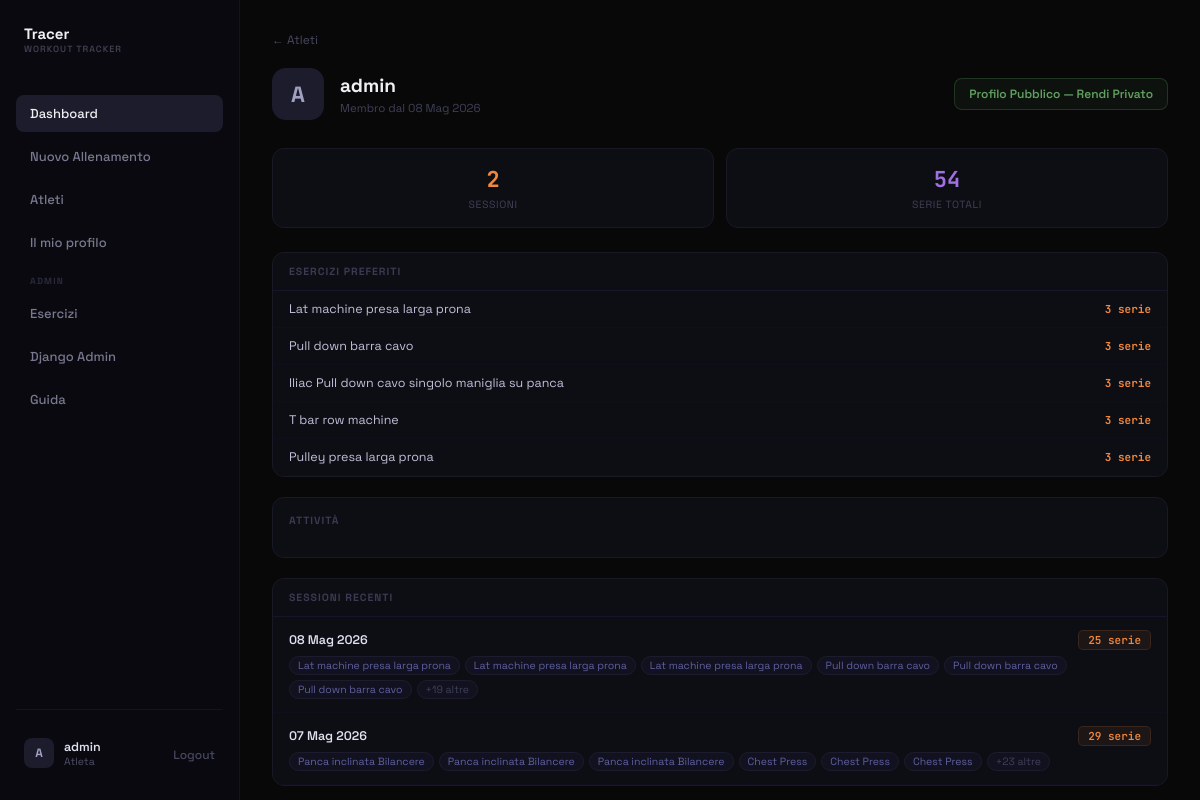
/users/admin/ (signed in), run on the app's committed database.
### tracker/models.py (models this page shows, shortened)
class Exercise(models.Model):
    nome = models.CharField(max_length=100)
    tipologia = models.CharField(max_length=120, blank=True, default='')
    tags = models.ManyToManyField(Tag, related_name='exercises')

class WorkoutSession(models.Model):
    utente = models.ForeignKey(User, on_delete=models.CASCADE, related_name='workout_sessions')
    data = models.DateField(default=timezone.now)
    note = models.TextField(blank=True, null=True)
    class Meta:
        ordering = ['-data'] # Ordina dalla più recente alla più vecchia

class WorkoutSet(models.Model):
    session = models.ForeignKey(WorkoutSession, on_delete=models.CASCADE, related_name='sets')
    exercise = models.ForeignKey(Exercise, on_delete=models.CASCADE)
    order = models.PositiveIntegerField(default=0)
    reps = models.PositiveIntegerField()
    weight = models.DecimalField(max_digits=5, decimal_places=2, null=True, blank=True)
    rest_time = models.PositiveIntegerField(null=True, blank=True, help_text="Recupero in secondi")
    muscles = models.ManyToManyField(MuscleGroup, blank=True, related_name='sets')

### tracker/views.py (the view)
# urls.py: path('users/<str:username>/', views.user_profile, name='user_profile'),
@login_required
def user_profile(request, username):
    target_user = get_object_or_404(User, username=username)
    profile, _ = UserProfile.objects.get_or_create(user=target_user)
    is_own = request.user == target_user
    can_view = is_own or request.user.is_superuser or profile.is_public
    if not can_view:
        return render(request, 'tracker/user_profile.html', {
            'target_user': target_user,
            'private': True,
        })
    sessions = WorkoutSession.objects.filter(utente=target_user).prefetch_related('sets__exercise').order_by('-data', '-id')
    total_sets = WorkoutSet.objects.filter(session__utente=target_user).count()
    top_exercises = (
        Exercise.objects.filter(workoutset__session__utente=target_user)
        .annotate(count=models.Count('workoutset'))
        .order_by('-count')[:5]
    )
    date_counts = {}
    for s in sessions:
        d_str = s.data.strftime('%Y-%m-%d')
        date_counts[d_str] = date_counts.get(d_str, 0) + 1
    heatmap_data = []
    for d_str, count in date_counts.items():
        dt = datetime.strptime(d_str, '%Y-%m-%d')
        heatmap_data.append({'date': int(time.mktime(dt.timetuple())), 'value': count})
    return render(request, 'tracker/user_profile.html', {
        'target_user': target_user,
        'profile': profile,
        'is_own': is_own,
        'private': False,
        'sessions': sessions[:20],
        'total_sessions': sessions.count(),
        'total_sets': total_sets,
        'top_exercises': top_exercises,
        'heatmap_data_json': json.dumps(heatmap_data),
    })

### tracker/templates/tracker/user_profile.html (shortened to what this page needs)
{% extends 'tracker/base.html' %}
{% block extra_head %}
<link rel="stylesheet" href="https://cdn.jsdelivr.net/npm/cal-heatmap@4.2.4/dist/cal-heatmap.css">
{% endblock %}
{% block content %}
<div class="page-container">
    <a href="{% url 'user_list' %}" style="display: inline-flex; align-items: center; gap: 6px; font-size: 12px; color: #484862; text-decoration: none; margin-bottom: 20px; transition: color .12s;" onmouseover="this.style.color='#8080a0'" onmouseout="this.style.color='#484862'">
        ← Atleti
    </a>
    <div style="display: flex; align-items: center; gap: 16px; margin-bottom: 28px; flex-wrap: wrap;">
        <div style="width: 52px; height: 52px; border-radius: 14px; background: #1c1c2c; display: flex; align-items: center; justify-content: center; font-size: 22px; font-weight: 700; color: #a0a0c0; flex-shrink: 0;">
            {{ target_user.username|make_list|first|upper }}
        </div>
        <div style="flex: 1;">
            <h1 style="font-size: 19px; font-weight: 700; color: #f0f0f3; margin: 0 0 3px;">{{ target_user.username }}</h1>
            <div style="font-size: 11.5px; color: #404058;">Membro dal {{ target_user.date_joined|date:"d M Y" }}</div>
        </div>
        {% if is_own %}
        <form action="{% url 'toggle_profile_visibility' %}" method="post">
            {% if profile.is_public %}
            <button type="submit" style="padding: 7px 14px; background: rgba(96,160,96,.07); border: 1px solid rgba(96,160,96,.25); border-radius: 8px; color: #60a060; font-size: 12px; font-weight: 600; cursor: pointer; transition: all .12s;" onmouseover="this.style.background='rgba(96,160,96,.14)'" onmouseout="this.style.background='rgba(96,160,96,.07)'">
                Profilo Pubblico — Rendi Privato
            </button>
            {% endif %}
        </form>
        {% endif %}
    </div>
    {% if private %}
    <div style="background: #0d0d14; border: 1px dashed #1c1c2e; border-radius: 12px; padding: 52px 24px; text-align: center;">
        <div style="font-size: 26px; margin-bottom: 10px; opacity: .4;">🔒</div>
        <div style="font-size: 14px; color: #2c2c44; font-weight: 500;">Questo profilo è privato</div>
    </div>
    {% else %}
    <div style="display: grid; grid-template-columns: repeat(auto-fit, minmax(130px, 1fr)); gap: 12px; margin-bottom: 24px;">
        <div class="tracer-card" style="padding: 16px; text-align: center;">
            <div style="font-size: 22px; font-weight: 700; color: #f0883e; font-family: 'JetBrains Mono', monospace;">{{ total_sessions }}</div>
            <div style="font-size: 10.5px; color: #404058; margin-top: 4px; text-transform: uppercase; letter-spacing: .6px;">Sessioni</div>
        </div>
        <div class="tracer-card" style="padding: 16px; text-align: center;">
            <div style="font-size: 22px; font-weight: 700; color: #a070e0; font-family: 'JetBrains Mono', monospace;">{{ total_sets }}</div>
            <div style="font-size: 10.5px; color: #404058; margin-top: 4px; text-transform: uppercase; letter-spacing: .6px;">Serie totali</div>
        </div>
    </div>
    {% if top_exercises %}
    <div class="tracer-card" style="margin-bottom: 20px; overflow: hidden;">
        <div style="padding: 12px 16px; border-bottom: 1px solid #16162a;">
            <div style="font-size: 10.5px; font-weight: 700; color: #3a3a52; text-transform: uppercase; letter-spacing: 1px;">Esercizi preferiti</div>
        </div>
        {% for ex in top_exercises %}
        <div style="padding: 10px 16px; border-bottom: 1px solid #0e0e1e; display: flex; align-items: center; justify-content: space-between;">
            <div style="font-size: 12.5px; color: #c0c0d8;">{{ ex.nome }}</div>
            <span style="font-size: 11px; font-weight: 700; color: #f0883e; font-family: 'JetBrains Mono', monospace;">{{ ex.count }} serie</span>
        </div>
        {% endfor %}
    </div>
    {% endif %}
    <div class="tracer-card" style="padding: 16px; margin-bottom: 20px; overflow-x: auto;">
        <div style="font-size: 10.5px; font-weight: 700; color: #3a3a52; text-transform: uppercase; letter-spacing: 1px; margin-bottom: 14px;">Attività</div>
    </div>
    {% if sessions %}
    <div class="tracer-card" style="overflow: hidden;">
        <div style="padding: 12px 16px; border-bottom: 1px solid #16162a; display: flex; justify-content: space-between; align-items: center;">
            <div style="font-size: 10.5px; font-weight: 700; color: #3a3a52; text-transform: uppercase; letter-spacing: 1px;">Sessioni recenti</div>
        </div>
        {% for session in sessions %}
        <a href="{% url 'session_view' target_user.username session.id %}" style="display: block; padding: 13px 16px; border-bottom: 1px solid #0e0e1e; text-decoration: none; transition: background .12s;" onmouseover="this.style.background='#0f0f1c'" onmouseout="this.style.background='transparent'">
            <div style="display: flex; align-items: center; justify-content: space-between; margin-bottom: 6px;">
                <div style="font-size: 12.5px; font-weight: 600; color: #e0e0f0;">{{ session.data|date:"d M Y" }}</div>
                <span style="padding: 2px 9px; background: rgba(240,136,62,.07); border: 1px solid rgba(240,136,62,.14); border-radius: 5px; font-size: 11px; color: #f0883e; font-weight: 600; font-family: 'JetBrains Mono', monospace;">{{ session.sets.count }} serie</span>
            </div>
            <div style="display: flex; flex-wrap: wrap; gap: 5px;">
                {% for s in session.sets.all %}
                {% if forloop.counter <= 6 %}
                <span style="padding: 2px 8px; border-radius: 20px; font-size: 10.5px; background: #111120; border: 1px solid #1c1c2c; color: #6060a0;">{{ s.exercise.nome }}</span>
                {% endif %}
                {% endfor %}
                {% if session.sets.count > 6 %}
                <span style="padding: 2px 8px; border-radius: 20px; font-size: 10.5px; background: #111120; border: 1px solid #1c1c2c; color: #404058;">+{{ session.sets.count|add:"-6" }} altre</span>
                {% endif %}
            </div>
        </a>
        {% endfor %}
    </div>
    {% endif %}
    {% endif %}
</div>
{% endblock %}

### tracker/templates/tracker/base.html (shortened to what this page needs)
{% load static %}
<!DOCTYPE html>
<html lang="it">
<head>
    <link rel="stylesheet" href="{% static 'tracker/style.css' %}">
    <link rel="stylesheet" href="https://cdn.jsdelivr.net/npm/driver.js@1.0.1/dist/driver.css"/>
    {% block extra_head %}{% endblock %}
</head>
<body>
    <div id="root" class="app-layout">
        {% if user.is_authenticated %}
        <div class="sidebar">
            <a href="{% url 'dashboard' %}" class="logo-container" style="display: flex; align-items: center; gap: 10px; margin-bottom: 40px; padding: 0 8px; text-decoration: none; cursor: pointer;">
                <div>
                    <div style="font-size: 15px; font-weight: 700; color: #f0f0f3;">Tracer</div>
                    <div style="font-size: 9px; color: #404052; font-weight: 600; letter-spacing: 1px;">WORKOUT TRACKER</div>
                </div>
            </a>
            <div class="menu-container" style="display: flex; flex-direction: column; gap: 6px; flex: 1;">
                <a href="{% url 'dashboard' %}" style="display: flex; align-items: center; gap: 12px; padding: 10px 14px; border-radius: 8px; color: #f0f0f3; background: #1c1c2c; font-size: 13px; font-weight: 500; transition: all .15s;">
                    <span class="menu-text">Dashboard</span>
                </a>
                <a href="{% url 'create_session' %}" style="display: flex; align-items: center; gap: 12px; padding: 10px 14px; border-radius: 8px; color: #787890; font-size: 13px; font-weight: 500; transition: all .15s;" onmouseover="this.style.background='#1c1c2c';this.style.color='#f0f0f3'" onmouseout="this.style.background='transparent';this.style.color='#787890'">
                    <span class="menu-text">Nuovo Allenamento</span>
                </a>
                <a href="{% url 'user_list' %}" style="display: flex; align-items: center; gap: 12px; padding: 10px 14px; border-radius: 8px; color: #787890; font-size: 13px; font-weight: 500; transition: all .15s;" onmouseover="this.style.background='#1c1c2c';this.style.color='#f0f0f3'" onmouseout="this.style.background='transparent';this.style.color='#787890'">
                    <span class="menu-text">Atleti</span>
                </a>
                <a href="{% url 'user_profile' user.username %}" style="display: flex; align-items: center; gap: 12px; padding: 10px 14px; border-radius: 8px; color: #787890; font-size: 13px; font-weight: 500; transition: all .15s;" onmouseover="this.style.background='#1c1c2c';this.style.color='#f0f0f3'" onmouseout="this.style.background='transparent';this.style.color='#787890'">
                    <span class="menu-text">Il mio profilo</span>
                </a>
                {% if user.is_superuser %}
                <div style="font-size: 9px; font-weight: 700; color: #2a2a3e; text-transform: uppercase; letter-spacing: 1.2px; padding: 8px 14px 2px;">Admin</div>
                <a href="{% url 'exercises_list' %}" style="display: flex; align-items: center; gap: 12px; padding: 10px 14px; border-radius: 8px; color: #787890; font-size: 13px; font-weight: 500; transition: all .15s;" onmouseover="this.style.background='#1c1c2c';this.style.color='#f0f0f3'" onmouseout="this.style.background='transparent';this.style.color='#787890'">
                    <span class="menu-text">Esercizi</span>
                </a>
                <a href="/admin/" style="display: flex; align-items: center; gap: 12px; padding: 10px 14px; border-radius: 8px; color: #787890; font-size: 13px; font-weight: 500; transition: all .15s;" onmouseover="this.style.background='#1c1c2c';this.style.color='#f0f0f3'" onmouseout="this.style.background='transparent';this.style.color='#787890'">
                    <span class="menu-text">Django Admin</span>
                </a>
                {% endif %}
                <button id="tour-menu-btn" onclick="if(typeof startTour !== 'undefined') startTour(); else window.location.href='{% url 'dashboard' %}?tour=1';" style="display: flex; align-items: center; gap: 12px; padding: 10px 14px; border-radius: 8px; color: #787890; font-size: 13px; font-weight: 500; transition: all .15s; background: transparent; border: none; width: 100%; text-align: left; cursor: pointer; font-family: inherit;" onmouseover="this.style.background='#1c1c2c'; this.style.color='#f0f0f3'" onmouseout="this.style.background='transparent'; this.style.color='#787890'">
                    <span class="menu-text">Guida</span>
                </button>
            </div>
            <div class="user-info-container" style="border-top: 1px solid #14141f; padding-top: 20px; margin-top: auto;">
                <div style="display: flex; align-items: center; justify-content: space-between; padding: 8px;">
                    <div style="display: flex; align-items: center; gap: 10px;">
                        <div style="width: 30px; height: 30px; border-radius: 8px; background: #1c1c2c; display: flex; align-items: center; justify-content: center; font-size: 12px; font-weight: 700; color: #a0a0c0;">
                            {{ user.username|make_list|first|upper }}
                        </div>
                        <div>
                            <div style="font-size: 12.5px; font-weight: 600; color: #e0e0f0;">{{ user.username }}</div>
                            <div style="font-size: 10.5px; color: #505068;">Atleta</div>
                        </div>
                    </div>
                    <form action="{% url 'logout' %}" method="post" style="display:inline;">
                        <button type="submit" title="Logout" style="background: transparent; border: none; color: #484860; cursor: pointer; transition: color .15s; font-size: 12px; font-weight: 500;">
                            Logout
                        </button>
                    </form>
                </div>
            </div>
        </div>
        {% endif %}
        <main class="main-content">
            {% block content %}{% endblock %}
        </main>
    </div>
</body>
</html>

### tracker/static/tracker/style.css (style rules this page uses)
*, *::before, *::after { box-sizing: border-box; margin: 0; padding: 0; }
html, body { height: 100%; overflow: hidden; }
body { font-family: 'Space Grotesk', system-ui, sans-serif; background: #080809; color: #f0f0f3; -webkit-font-smoothing: antialiased; color-scheme: dark; }
#root { height: 100%; display: flex; }
button { cursor: pointer; font-family: 'Space Grotesk', system-ui, sans-serif; }
.tracer-card { background: #0d0d14; border: 1px solid #191926; border-radius: 12px; }
a { text-decoration: none; }
.app-layout { display: flex; height: 100vh; }
.sidebar { width: 240px; background: #09090f; border-right: 1px solid #14141f; display: flex; flex-direction: column; padding: 24px 16px; }
.main-content { flex: 1; overflow-y: auto; display: flex; flex-direction: column; }
.page-container { flex: 1; overflow: auto; padding: 28px 32px; }

### data on the page
Exercise: nome "Lat machine presa larga prona", count "3"
Exercise: nome "Pull down barra cavo", count "3"
Exercise: nome "Iliac Pull down cavo singolo maniglia su panca", count "3"
Exercise: nome "T bar row machine", count "3"
Exercise: nome "Pulley presa larga prona", count "3"
WorkoutSession: data "08 Mag 2026", sets.count "25", sets.count|add "19"
WorkoutSet: exercise.nome "Lat machine presa larga prona"
WorkoutSet: exercise.nome "Lat machine presa larga prona"
WorkoutSet: exercise.nome "Lat machine presa larga prona"
WorkoutSet: exercise.nome "Pull down barra cavo"
WorkoutSet: exercise.nome "Pull down barra cavo"
WorkoutSet: exercise.nome "Pull down barra cavo"
WorkoutSession: data "07 Mag 2026", sets.count "29", sets.count|add "23"
WorkoutSet: exercise.nome "Panca inclinata Bilancere"
WorkoutSet: exercise.nome "Panca inclinata Bilancere"
WorkoutSet: exercise.nome "Panca inclinata Bilancere"
WorkoutSet: exercise.nome "Chest Press"
WorkoutSet: exercise.nome "Chest Press"
WorkoutSet: exercise.nome "Chest Press"

### other printed values
{{ user.username|make_list|first|upper }} "A"
{{ user.username }} "admin"
{{ target_user.username|make_list|first|upper }} "A"
{{ target_user.username }} "admin"
{{ target_user.date_joined|date:"d M Y" }} "08 Mag 2026"
{{ total_sessions }} "2"
{{ total_sets }} "54"
